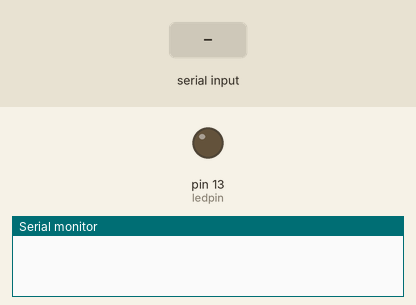
A sketch run on a simulated Arduino Uno, built with avr-gcc and run on an emulated ATmega328P. Shown: output pins drawn as LEDs (lit = HIGH), the last lines printed to the serial monitor. The inputs (shaded band) are chosen by the test bench.

Above: at 1.2 s.
1.3 s: "1" received over the second serial link
At 1.8 s:
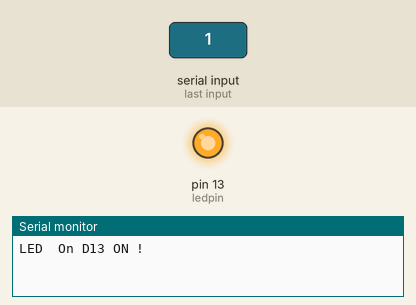
2.8 s: "0" received over the second serial link
At 4.1 s:
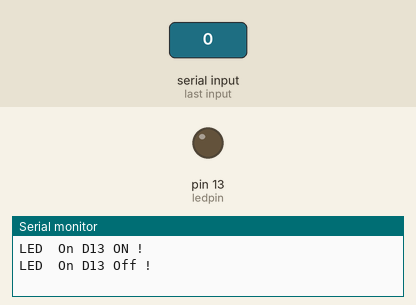
Timing chart, 0 to 5.8 s (numbered marks = the images above; inputs shaded):
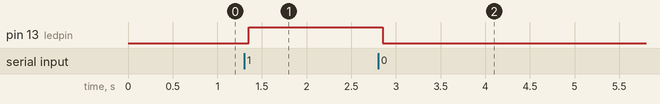

Measured:
- after the input at 1.3 s, pin 13 (ledpin): LOW → HIGH after 0.05 s
- after the input at 2.8 s, pin 13 (ledpin): HIGH → LOW after 0.05 s

The sketch:

Bluetooth_control.ino
```cpp
#include <SoftwareSerial.h>// import the serial library
SoftwareSerial blueToothSerial(10, 11); // RX, TX
int ledpin=13; // led on D13 will show blink on / off
int BluetoothData; // the data given from Computer
void setup() {
  // put your setup code here, to run once:
  Serial.begin(9600);
  blueToothSerial.begin(9600);
  blueToothSerial.println("Bluetooth On please press 1 or 0 blink LED ..");
  pinMode(ledpin,OUTPUT);
}
void loop() {
  // put your main code here, to run repeatedly:
   if (blueToothSerial.available()){
BluetoothData=blueToothSerial.read();
   if(BluetoothData=='1'){   // if number 1 pressed ....
   digitalWrite(ledpin,1);
   Serial.println("LED  On D13 ON ! ");
   }
  if (BluetoothData=='0'){// if number 0 pressed ....
  digitalWrite(ledpin,0);
   Serial.println("LED  On D13 Off ! ");
  }
}
delay(100);// prepare for next data ...
}
```
